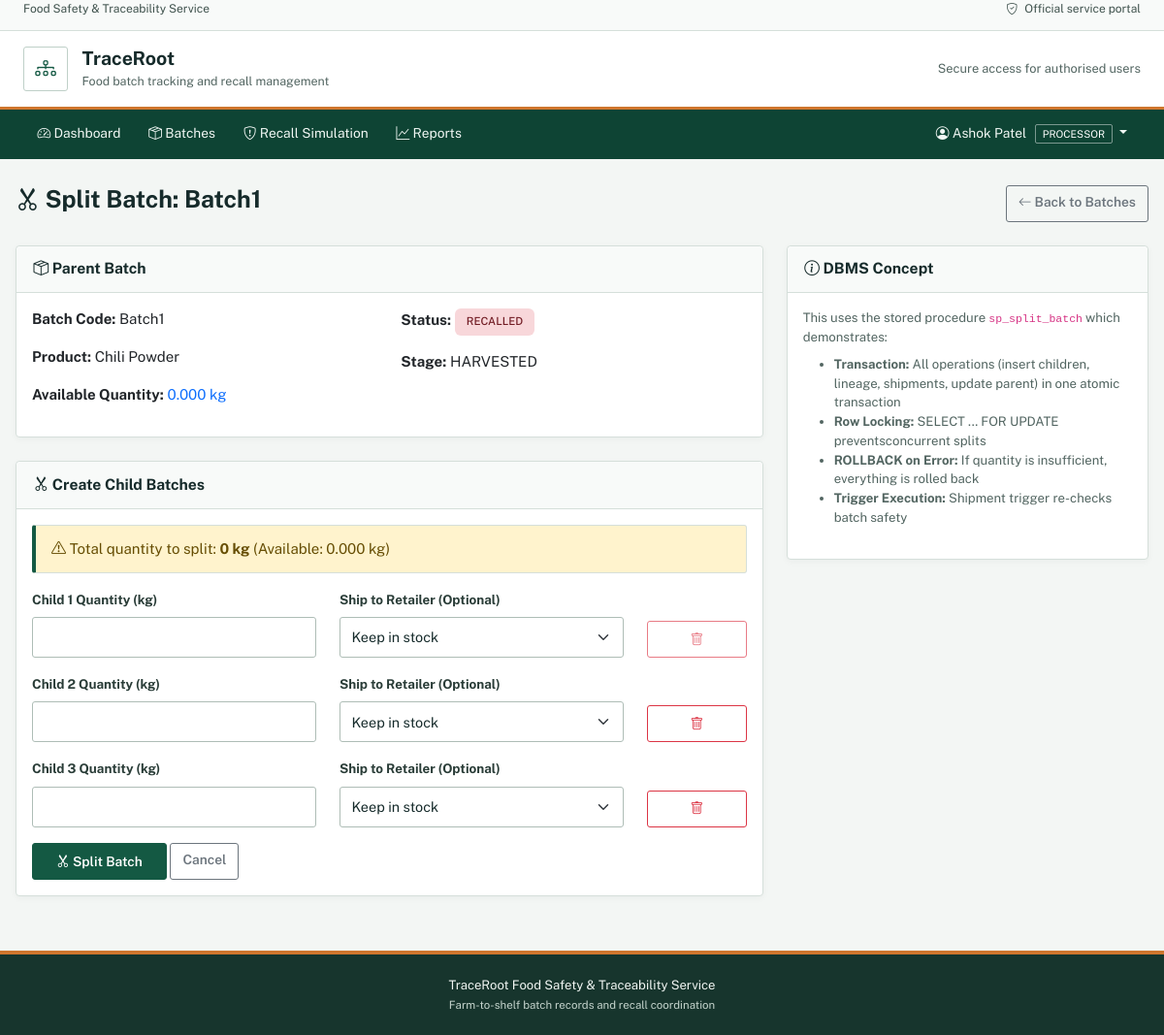
/processor/split/3 (signed in), run on the app's committed database.
### app/models.py (models this page shows, shortened)
class User(UserMixin, db.Model):
    __tablename__ = 'users'
    user_id = db.Column(db.Integer, primary_key=True)
    username = db.Column(db.String(50), nullable=False, unique=True)
    email = db.Column(db.String(120), nullable=False, unique=True)
    password_hash = db.Column(db.String(255), nullable=False)
    full_name = db.Column(db.String(100), nullable=False)
    phone = db.Column(db.String(20))
    role_id = db.Column(db.SmallInteger, db.ForeignKey('roles.role_id'), nullable=False)
    shop_name = db.Column(db.String(120))
    city = db.Column(db.String(80))
    is_active = db.Column(db.Boolean, nullable=False, default=True)
    created_at = db.Column(db.DateTime, nullable=False, default=datetime.utcnow)
    owned_farms = db.relationship('Farm', backref='owner', lazy=True)
    managed_units = db.relationship('ProcessingUnit', backref='manager', lazy=True)
    performed_inspections = db.relationship('Inspection', backref='inspector', lazy=True)
    created_batches = db.relationship('Batch', backref='creator', lazy=True)
    created_shipments = db.relationship('Shipment', foreign_keys='Shipment.created_by', backref=db.backref('creator', foreign_keys='Shipment.created_by'), lazy=True)
    received_shipments = db.relationship('Shipment', foreign_keys='Shipment.retailer_id', backref='retailer', lazy=True)
    issued_recalls = db.relationship('Recall', backref='issuer', lazy=True)

class Role(db.Model):
    __tablename__ = 'roles'
    role_id = db.Column(db.SmallInteger, primary_key=True)
    role_name = db.Column(db.Enum('ADMIN', 'FARMER', 'PROCESSOR', 'INSPECTOR', 'RETAILER', 'FOOD_SAFETY_OFFICER'),
                         nullable=False, unique=True)
    description = db.Column(db.String(255))
    users = db.relationship('User', backref='role', lazy=True)

class Batch(db.Model):
    __tablename__ = 'batches'
    batch_id = db.Column(db.Integer, primary_key=True)
    batch_code = db.Column(db.String(30), nullable=False, unique=True)
    product_id = db.Column(db.Integer, db.ForeignKey('products.product_id'), nullable=False)
    batch_type = db.Column(db.Enum('HARVEST', 'DERIVED'), nullable=False, default='HARVEST')
    farm_id = db.Column(db.Integer, db.ForeignKey('farms.farm_id'))
    processing_unit_id = db.Column(db.Integer, db.ForeignKey('processing_units.unit_id'))
    initial_quantity_kg = db.Column(Numeric(12, 3), nullable=False)
    quantity_kg = db.Column(Numeric(12, 3), nullable=False)
    harvest_date = db.Column(db.Date, nullable=False)
    expiry_date = db.Column(db.Date, nullable=False)
    status = db.Column(db.Enum('ACTIVE', 'QUARANTINED', 'RECALLED', 'CONSUMED', 'EXPIRED'),
                       nullable=False, default='ACTIVE')
    stage = db.Column(db.Enum('HARVESTED', 'PROCESSING', 'PACKED', 'SHIPPED'),
                     nullable=False, default='HARVESTED')
    created_by = db.Column(db.Integer, db.ForeignKey('users.user_id'), nullable=False)
    created_at = db.Column(db.DateTime, nullable=False, default=datetime.utcnow)
    updated_at = db.Column(db.DateTime, nullable=False, default=datetime.utcnow, onupdate=datetime.utcnow)
    inspections = db.relationship('Inspection', backref='batch', lazy=True)
    shipments = db.relationship('Shipment', backref='batch', lazy=True)
    parent_lineage = db.relationship('BatchLineage', foreign_keys='BatchLineage.child_batch_id',
                                    backref='child_batch', lazy=True)
    child_lineage = db.relationship('BatchLineage', foreign_keys='BatchLineage.parent_batch_id',
                                   backref='parent_batch', lazy=True)
    processing_events = db.relationship('ProcessingEvent', backref='batch', lazy=True)
    recalls = db.relationship('Recall', backref='batch', lazy=True)

class Product(db.Model):
    __tablename__ = 'products'
    product_id = db.Column(db.Integer, primary_key=True)
    product_name = db.Column(db.String(100), nullable=False, unique=True)
    category = db.Column(db.Enum('SPICE', 'LEAFY_VEGETABLE', 'OTHER'), nullable=False)
    shelf_life_days = db.Column(db.SmallInteger, nullable=False)
    batches = db.relationship('Batch', backref='product', lazy=True)

### app/main/routes.py (the view, shortened to what this page needs)
@bp.route('/processor/split/<int:batch_id>', methods=['GET', 'POST'])
@login_required
@processor_required
def split_batch(batch_id):
    batch = Batch.query.get_or_404(batch_id)
    unit_ids = [unit.unit_id for unit in current_user.managed_units]
    if not unit_ids:
        flash('Your account is not assigned to a processing unit', 'danger')
        return redirect(url_for('main.processor_batches'))
    if batch.processing_unit_id is not None and batch.processing_unit_id not in unit_ids:
        flash('This batch belongs to a different processing unit', 'danger')
        return redirect(url_for('main.processor_batches'))
    retailers = User.query.join(User.role).filter(Role.role_name == 'RETAILER', User.is_active == True).all()
    return render_template('processor/split_batch.html', batch=batch, retailers=retailers)

### app/templates/processor/split_batch.html (shortened to what this page needs)
{% extends "base.html" %}
{% block content %}
<div class="d-flex justify-content-between align-items-center mb-4">
    <h2><i class="bi bi-scissors"></i> Split Batch: {{ batch.batch_code }}</h2>
    <a href="{{ url_for('main.processor_batches') }}" class="btn btn-outline-secondary">
        <i class="bi bi-arrow-left"></i> Back to Batches
    </a>
</div>
<div class="row">
    <div class="col-md-8">
        <div class="card">
            <div class="card-header bg-white">
                <h5 class="mb-0"><i class="bi bi-box-seam"></i> Parent Batch</h5>
            </div>
            <div class="card-body">
                <div class="row">
                    <div class="col-md-6">
                        <p><strong>Batch Code:</strong> {{ batch.batch_code }}</p>
                        <p><strong>Product:</strong> {{ batch.product.product_name }}</p>
                        <p><strong>Available Quantity:</strong> <span class="text-primary">{{ batch.quantity_kg }} kg</span></p>
                    </div>
                    <div class="col-md-6">
                        <p><strong>Status:</strong> <span class="badge badge-{{ batch.status }}">{{ batch.status }}</span></p>
                        <p><strong>Stage:</strong> {{ batch.stage }}</p>
                    </div>
                </div>
            </div>
        </div>
        <div class="card mt-4">
            <div class="card-header bg-white">
                <h5 class="mb-0"><i class="bi bi-scissors"></i> Create Child Batches</h5>
            </div>
            <div class="card-body">
                <form method="POST">
                    <div class="alert alert-warning">
                        <i class="bi bi-exclamation-triangle"></i> Total quantity to split: <strong><span id="total_qty">0</span> kg</strong> (Available: {{ batch.quantity_kg }} kg)
                    </div>
                    <div id="children-container">
                        <div class="row mb-3 child-row">
                            <div class="col-md-5">
                                <label class="form-label">Child 1 Quantity (kg)</label>
                                <input type="number" step="0.001" class="form-control child-qty" name="child_1_qty" required>
                            </div>
                            <div class="col-md-5">
                                <label class="form-label">Ship to Retailer (Optional)</label>
                                <select class="form-select" name="child_1_retailer">
                                    <option value="">Keep in stock</option>
                                </select>
                            </div>
                            <div class="col-md-2 d-flex align-items-end">
                                <button type="button" class="btn btn-outline-danger w-100" onclick="removeChild(this)" disabled>
                                    <i class="bi bi-trash"></i>
                                </button>
                            </div>
                        </div>
                        <div class="row mb-3 child-row">
                            <div class="col-md-5">
                                <label class="form-label">Child 2 Quantity (kg)</label>
                                <input type="number" step="0.001" class="form-control child-qty" name="child_2_qty">
                            </div>
                            <div class="col-md-5">
                                <label class="form-label">Ship to Retailer (Optional)</label>
                                <select class="form-select" name="child_2_retailer">
                                    <option value="">Keep in stock</option>
                                </select>
                            </div>
                            <div class="col-md-2 d-flex align-items-end">
                                <button type="button" class="btn btn-outline-danger w-100" onclick="removeChild(this)">
                                    <i class="bi bi-trash"></i>
                                </button>
                            </div>
                        </div>
                        <div class="row mb-3 child-row">
                            <div class="col-md-5">
                                <label class="form-label">Child 3 Quantity (kg)</label>
                                <input type="number" step="0.001" class="form-control child-qty" name="child_3_qty">
                            </div>
                            <div class="col-md-5">
                                <label class="form-label">Ship to Retailer (Optional)</label>
                                <select class="form-select" name="child_3_retailer">
                                    <option value="">Keep in stock</option>
                                </select>
                            </div>
                            <div class="col-md-2 d-flex align-items-end">
                                <button type="button" class="btn btn-outline-danger w-100" onclick="removeChild(this)">
                                    <i class="bi bi-trash"></i>
                                </button>
                            </div>
                        </div>
                    </div>
                    <button type="submit" class="btn btn-primary">
                        <i class="bi bi-scissors"></i> Split Batch
                    </button>
                    <a href="{{ url_for('main.processor_batches') }}" class="btn btn-outline-secondary">Cancel</a>
                </form>
            </div>
        </div>
    </div>
    <div class="col-md-4">
        <div class="card">
            <div class="card-header bg-white">
                <h5 class="mb-0"><i class="bi bi-info-circle"></i> DBMS Concept</h5>
            </div>
            <div class="card-body">
                <p class="small text-muted mb-2">
                    This uses the stored procedure <code>sp_split_batch</code> which demonstrates:
                </p>
                <ul class="small text-muted">
                    <li><strong>Transaction:</strong> All operations (insert children, lineage, shipments, update parent) in one atomic transaction</li>
                    <li><strong>Row Locking:</strong> SELECT ... FOR UPDATE preventsconcurrent splits</li>
                    <li><strong>ROLLBACK on Error:</strong> If quantity is insufficient, everything is rolled back</li>
                    <li><strong>Trigger Execution:</strong> Shipment trigger re-checks batch safety</li>
                </ul>
            </div>
        </div>
    </div>
</div>
{% endblock %}

### app/templates/base.html (shortened to what this page needs)
<!DOCTYPE html>
<html lang="en">
<head>
    <link href="https://cdn.jsdelivr.net/npm/bootstrap@5.3.2/dist/css/bootstrap.min.css" rel="stylesheet">
    <link rel="stylesheet" href="https://cdn.jsdelivr.net/npm/bootstrap-icons@1.11.1/font/bootstrap-icons.css">
</head>
<body>
    <div class="public-service-bar">
        <div class="container-fluid px-3 px-lg-4 d-flex align-items-center justify-content-between">
            <span>Food Safety &amp; Traceability Service</span>
            <span><i class="bi bi-shield-check me-1"></i> Official service portal</span>
        </div>
    </div>
    <header class="portal-masthead">
        <div class="container-fluid px-3 px-lg-4 d-flex align-items-center justify-content-between">
            <a class="portal-brand-lockup" href="{{ url_for('main.dashboard') if current_user.is_authenticated else url_for('main.index') }}">
                <span class="portal-brand-mark" aria-hidden="true"><i class="bi bi-diagram-3"></i></span>
                <span>
                    <span class="portal-brand-name">TraceRoot</span>
                    <span class="portal-brand-subtitle">Food batch tracking and recall management</span>
                </span>
            </a>
            <span class="portal-masthead-note">Secure access for authorised users</span>
        </div>
    </header>
    {% if current_user.is_authenticated %}
    <nav class="navbar navbar-expand-lg navbar-dark portal-navbar sticky-top">
        <div class="container-fluid px-3 px-lg-4">
            <div class="collapse navbar-collapse" id="navbarNav">
                <ul class="navbar-nav me-auto">
                    <li class="nav-item">
                        <a class="nav-link" href="{{ url_for('main.dashboard') }}">
                            <i class="bi bi-speedometer2"></i> Dashboard
                        </a>
                    </li>
                    <li class="nav-item">
                        <a class="nav-link" href="{{ url_for('main.list_batches') }}">
                            <i class="bi bi-box-seam"></i> Batches
                        </a>
                    </li>
                    <li class="nav-item">
                        <a class="nav-link" href="{{ url_for('main.recall_simulation') }}">
                            <i class="bi bi-shield-exclamation"></i> Recall Simulation
                        </a>
                    </li>
                    <li class="nav-item">
                        <a class="nav-link" href="{{ url_for('main.reports') }}">
                            <i class="bi bi-graph-up"></i> Reports
                        </a>
                    </li>
                </ul>
                <ul class="navbar-nav">
                    <li class="nav-item dropdown">
                        <a class="nav-link dropdown-toggle user-menu-link" href="#" id="userDropdown" role="button" data-bs-toggle="dropdown">
                            <i class="bi bi-person-circle"></i> {{ current_user.full_name }}
                            <span class="user-role-badge">{{ current_user.role.role_name if current_user.role else 'N/A' }}</span>
                        </a>
                    </li>
                </ul>
            </div>
        </div>
    </nav>
    {% endif %}
    <main class="portal-content">
        {% block content %}{% endblock %}
    </main>
    <footer>
        <div class="container text-center">
            <p class="mb-0">TraceRoot Food Safety &amp; Traceability Service</p>
            <small class="text-muted">Farm-to-shelf batch records and recall coordination</small>
        </div>
    </footer>
</body>
</html>

### data on the page
User: full_name "Ashok Patel"
Role: role "PROCESSOR"
Batch: batch_code "Batch1", quantity_kg "0.000", status "RECALLED", stage "HARVESTED"
Product: product.product_name "Chili Powder"
